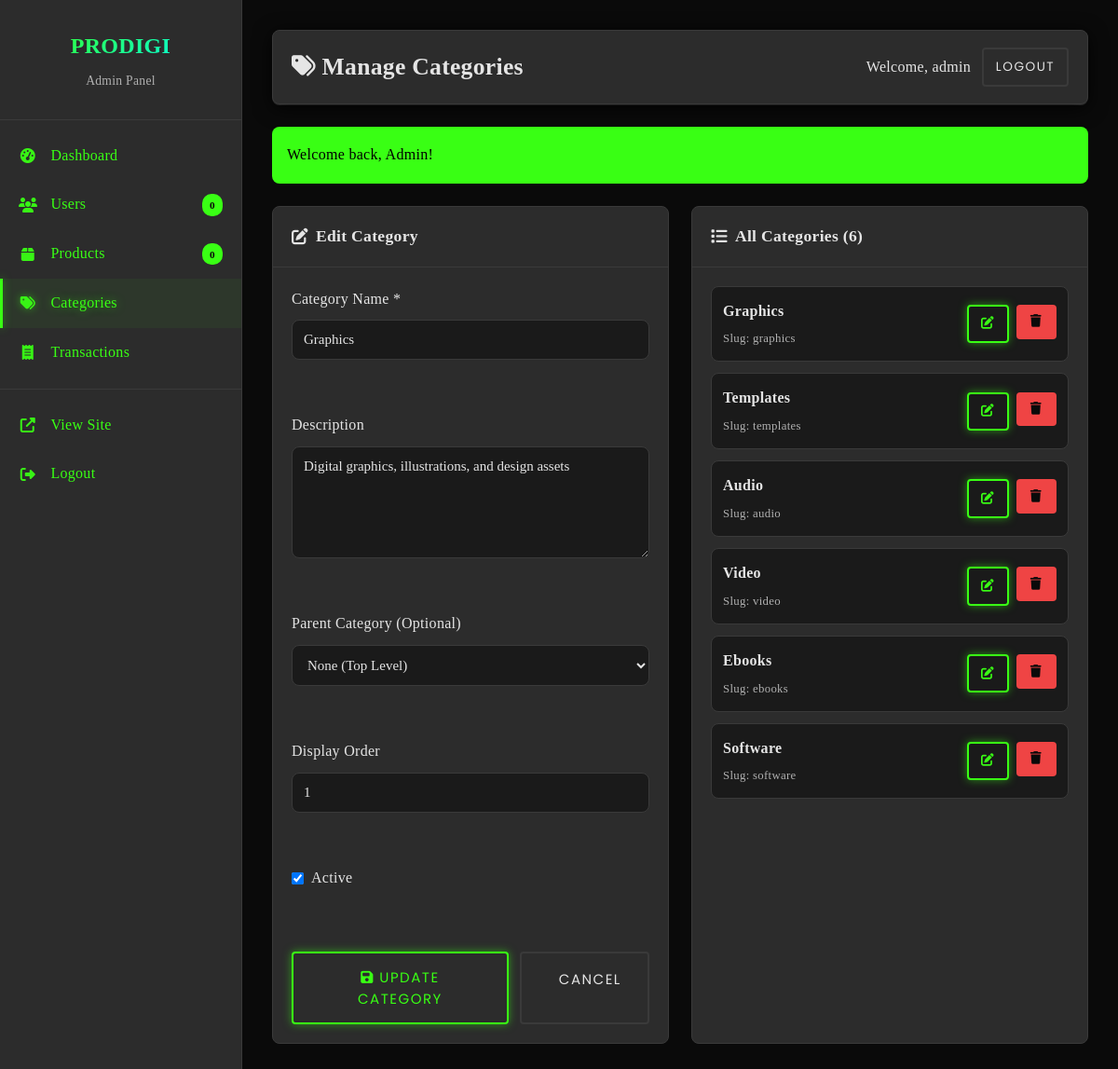
Screenshot of /admin/categories.php?edit=1 (signed in) with the database file from the repository.
### tables this page shows
CREATE TABLE categories (
    category_id INT PRIMARY KEY AUTO_INCREMENT,
    category_name VARCHAR(50) NOT NULL,
    category_slug VARCHAR(50) UNIQUE NOT NULL,
    category_description TEXT,
    category_icon VARCHAR(100),
    parent_category_id INT DEFAULT NULL,
    is_active TINYINT(1) DEFAULT 1,
    display_order INT DEFAULT 0,
    created_at TIMESTAMP DEFAULT CURRENT_TIMESTAMP,
    FOREIGN KEY (parent_category_id) REFERENCES categories(category_id) ON DELETE SET NULL,
    INDEX idx_category_slug (category_slug)
);

### config/config.php (called while the page is built, shortened)
<?php
spl_autoload_register(function ($class_name) {
    $utilsClasses = ['FileUpload', 'Utils', 'Category', 'Review'];
    if (in_array($class_name, $utilsClasses)) {
        $file = CLASSES_PATH . '/Utils.php';
        if (file_exists($file)) {
            return;
        }
    }
});
?>

### classes/Database.php (called while the page is built, shortened)
<?php
class Database {
    private static $instance = null;
    private $connection;
    private $host;
    private $username;
    private $password;
    private $database;
    private $charset;
    private function __construct() {
        $this->host = DB_HOST;
        $this->username = DB_USER;
        $this->password = DB_PASS;
        $this->database = DB_NAME;
        $this->charset = DB_CHARSET;
    }
    public static function getInstance() {
        if (self::$instance === null) {
            self::$instance = new self();
        }
        return self::$instance;
    }
    private function connect() {
        try {
            $dsn = "mysql:host={$this->host};dbname={$this->database};charset={$this->charset}";
            $options = [
                PDO::ATTR_ERRMODE => PDO::ERRMODE_EXCEPTION,
                PDO::ATTR_DEFAULT_FETCH_MODE => PDO::FETCH_ASSOC,
                PDO::ATTR_EMULATE_PREPARES => false,
                PDO::ATTR_PERSISTENT => true
            ];
            $this->connection = new PDO($dsn, $this->username, $this->password, $options);
        } catch (PDOException $e) {
            throw new Exception("Database connection failed: " . $e->getMessage());
        }
    }
    public function query($query, $params = []) {
        try {
            $stmt = $this->connection->prepare($query);
            $stmt->execute($params);
            return $stmt;
        } catch (PDOException $e) {
            throw new Exception("Query execution failed: " . $e->getMessage());
        }
    }
    public function fetchOne($query, $params = []) {
        $stmt = $this->query($query, $params);
        return $stmt->fetch();
    }
    public function fetchAll($query, $params = []) {
        $stmt = $this->query($query, $params);
        return $stmt->fetchAll();
    }
}
?>

### admin/categories.php (the view, shortened to what this page needs)
<?php
require_once __DIR__ . '/../config/config.php';
$category = new Category();
$editCategory = null;
if (isset($_GET['edit'])) {
    $editCategory = $category->getCategoryById($_GET['edit']);
}
$categories = $category->getAllCategories();
?>
<!DOCTYPE html>
<html lang="en">
<head>
    <link rel="stylesheet" href="<?php echo CSS_URL; ?>/dark-neon-theme.css">
    <link rel="stylesheet" href="<?php echo CSS_URL; ?>/admin.css">
    <link rel="stylesheet" href="https://cdnjs.cloudflare.com/ajax/libs/font-awesome/6.4.0/css/all.min.css">
</head>
<body class="admin-body">
    <?php include '../views/admin/sidebar.php'; ?>
    <div class="admin-main">
        <header class="admin-header">
            <h1><i class="fas fa-tags"></i> Manage Categories</h1>
            <div class="admin-user">
                <span>Welcome, <?php echo htmlspecialchars($_SESSION['username']); ?></span>
                <a href="<?php echo APP_URL; ?>/logout.php" class="btn btn-outline btn-sm">Logout</a>
            </div>
        </header>
        <div class="admin-content">
            <div class="dashboard-row">
                <div class="dashboard-card">
                    <div class="card-header">
                        <h2><i class="fas fa-<?php echo $editCategory ? 'edit' : 'plus'; ?>"></i>
                            <?php echo $editCategory ? 'Edit' : 'Add New'; ?> Category
                        </h2>
                    </div>
                    <div class="card-body">
                        <form method="POST" action="" class="form-vertical">
                            <div class="form-group">
                                <label for="category_name">Category Name *</label>
                                <input type="text" id="category_name" name="category_name" required
                                       value="<?php echo htmlspecialchars($editCategory['category_name'] ?? ''); ?>"
                                       class="form-control">
                            </div>
                            <div class="form-group">
                                <label for="category_description">Description</label>
                                <textarea id="category_description" name="category_description" rows="3"
                                          class="form-control"><?php echo htmlspecialchars($editCategory['category_description'] ?? ''); ?></textarea>
                            </div>
                            <div class="form-group">
                                <label for="parent_category_id">Parent Category (Optional)</label>
                                <select id="parent_category_id" name="parent_category_id" class="form-control">
                                    <option value="">None (Top Level)</option>
                                </select>
                            </div>
                            <div class="form-group">
                                <label for="display_order">Display Order</label>
                                <input type="number" id="display_order" name="display_order" min="0"
                                       value="<?php echo $editCategory['display_order'] ?? 0; ?>"
                                       class="form-control">
                            </div>
                            <?php if ($editCategory): ?>
                            <div class="form-group">
                                <label class="checkbox-label">
                                    <input type="checkbox" name="is_active"
                                           <?php echo $editCategory['is_active'] ? 'checked' : ''; ?>>
                                    Active
                                </label>
                            </div>
                            <?php endif; ?>
                            <div class="form-actions">
                                <button type="submit" class="btn btn-primary">
                                    <i class="fas fa-save"></i>
                                    <?php echo $editCategory ? 'Update' : 'Add'; ?> Category
                                </button>
                                <?php if ($editCategory): ?>
                                <a href="categories.php" class="btn btn-outline">Cancel</a>
                                <?php endif; ?>
                            </div>
                        </form>
                    </div>
                </div>
                <div class="dashboard-card">
                    <div class="card-header">
                        <h2><i class="fas fa-list"></i> All Categories (<?php echo count($categories); ?>)</h2>
                    </div>
                    <div class="card-body">
                        <?php if (empty($categories)): ?>
                            <p class="text-muted">No categories found</p>
                        <?php else: ?>
                            <div class="categories-list">
                                <?php foreach ($categories as $cat): ?>
                                <div class="category-item">
                                    <div class="category-info">
                                        <strong><?php echo htmlspecialchars($cat['category_name']); ?></strong>
                                        <small>
                                            Slug: <?php echo htmlspecialchars($cat['category_slug']); ?>
                                        </small>
                                    </div>
                                    <div class="category-actions">
                                        <a href="?edit=<?php echo $cat['category_id']; ?>"
                                           class="btn btn-sm btn-primary">
                                            <i class="fas fa-edit"></i>
                                        </a>
                                        <form method="POST" style="display: inline;">
                                            <button type="submit" class="btn btn-sm btn-danger"
                                                    onclick="return confirm('Delete this category? Products in this category will need reassignment.')">
                                                <i class="fas fa-trash"></i>
                                            </button>
                                        </form>
                                    </div>
                                </div>
                                <?php endforeach; ?>
                            </div>
                        <?php endif; ?>
                    </div>
                </div>
            </div>
        </div>
    </div>
</body>
</html>

### assets/css/dark-neon-theme.css (style rules this page uses)
:root { --neon-green: #39FF14; --neon-green-light: #00FF7F; --neon-glow: rgba(57, 255, 20, 0.5); --bg-primary: #0A0A0A; --bg-secondary: #1A1A1A; --bg-card: #2C2C2C; --bg-hover: #3A3A3A; --text-primary: #E5E5E5; --text-secondary: #B0B0B0; --text-muted: #808080; --border-color: #3A3A3A; --border-neon: var(--neon-green); --shadow-sm: 0 2px 8px rgba(0, 0, 0, 0.5); --shadow-md: 0 4px 16px rgba(0, 0, 0, 0.6); --shadow-lg: 0 8px 24px rgba(0, 0, 0, 0.7); --glow-sm: 0 0 10px var(--neon-glow); --glow-md: 0 0 20px var(--neon-glow); --glow-lg: 0 0 30px var(--neon-glow), 0 0 40px var(--neon-glow); --radius-sm: 4px; --radius-md: 8px; --radius-lg: 12px; --spacing-xs: 0.75rem; --spacing-sm: 1.5rem; --spacing-md: 2.5rem; --spacing-lg: 3.5rem; --spacing-xl: 5rem; --transition: all 0.3s cubic-bezier(0.4, 0, 0.2, 1); --accent-cyan: #00FFFF; --accent-blue: #00A3FF; --accent-purple: #B537FF; --accent-pink: #FF4D94; --accent-amber: #FFC857; --accent-teal: #00E5A8; --accent-cyan-glow: rgba(0, 255, 255, 0.4); --accent-blue-glow: rgba(0, 163, 255, 0.4); --accent-purple-glow: rgba(181, 55, 255, 0.4); --accent-pink-glow: rgba(255, 77, 148, 0.4); --accent-amber-glow: rgba(255, 200, 87, 0.35); --accent-teal-glow: rgba(0, 229, 168, 0.4); }
* { margin: 0; padding: 0; box-sizing: border-box; }
body { font-family: 'Times New Roman', Times, serif; font-size: 16px; line-height: 1.8; color: var(--text-primary); background-color: var(--bg-primary); overflow-x: hidden; font-weight: 300; letter-spacing: 0.3px; }
header { background-color: rgba(10, 10, 10, 0.95); backdrop-filter: blur(10px); box-shadow: 0 4px 20px rgba(0, 0, 0, 0.8), 0 1px 0 var(--border-color); position: sticky; top: 0; z-index: 1000; border-bottom: 1px solid var(--border-color); }
.btn { display: inline-block; padding: 14px 40px; font-size: 15px; font-weight: 400; text-align: center; border-radius: var(--radius-sm); cursor: pointer; transition: var(--transition); border: 2px solid transparent; text-decoration: none; font-family: 'Poppins', sans-serif; text-transform: uppercase; letter-spacing: 1.5px; position: relative; overflow: hidden; }
.btn-primary { background-color: transparent; color: var(--neon-green); border: 2px solid var(--neon-green); box-shadow: var(--glow-sm); }
.btn-outline { background-color: transparent; color: var(--text-primary); border: 2px solid var(--border-color); }
.btn-sm { padding: 8px 24px; font-size: 13px; }
.card-body { padding: var(--spacing-md); }
.form-group { margin-bottom: var(--spacing-md); }
.form-control { width: 100%; padding: 14px 18px; background: var(--bg-card); border: 1px solid var(--border-color); border-radius: var(--radius-sm); color: var(--text-primary); font-family: 'Poppins', sans-serif; font-size: 15px; transition: var(--transition); }
.form-control::placeholder { color: var(--text-muted); }
textarea.form-control { resize: vertical; min-height: 120px; }
select.form-control { cursor: pointer; }

### assets/css/admin.css (style rules this page uses)
.btn.btn-sm { padding: 0.4rem 0.8rem; font-size: 0.85rem; }

### views/admin/sidebar.php (style rules this page uses)
.admin-body { display: flex; min-height: 100vh; background: var(--bg-primary); color: var(--text-primary); }
.admin-main { margin-left: 260px; flex: 1; padding: 2rem; }
.admin-header { display: flex; justify-content: space-between; align-items: center; margin-bottom: 1.5rem; background: var(--bg-card); padding: 1rem 1.25rem; border-radius: var(--radius-md); border: 1px solid var(--border-color); }
.admin-header h1 { font-size: 1.6rem; color: var(--text-primary); }
.admin-user { display: flex; align-items: center; gap: 0.75rem; }
.admin-content { display: flex; flex-direction: column; gap: 1.5rem; }
.dashboard-row { display: grid; grid-template-columns: repeat(auto-fit, minmax(380px, 1fr)); gap: 1.25rem; }
.dashboard-card { background: var(--bg-card); border-radius: var(--radius-md); border: 1px solid var(--border-color); overflow: hidden; }
.card-header { padding: 1rem 1.25rem; border-bottom: 1px solid var(--border-color); display: flex; justify-content: space-between; align-items: center; }
.card-header h2 { font-size: 1.1rem; color: var(--text-primary); display: flex; align-items: center; gap: 0.5rem; }
.card-body { padding: 1.25rem; }
.btn-sm { padding: 0.45rem 0.9rem; font-size: 0.85rem; }
.btn-danger { background: #EF4444; color: #0a0a0a; }

### rows the page displays
categories: category_name "Graphics", category_description "Digital graphics, illustrations, and design assets", display_order "1", is_active "☑", category_slug "graphics"
categories: category_name "Templates", category_slug "templates"
categories: category_name "Audio", category_slug "audio"
categories: category_name "Video", category_slug "video"
categories: category_name "Ebooks", category_slug "ebooks"
categories: category_name "Software", category_slug "software"

### other values shown
$stats['total_users'] "0"
$stats['total_products'] "0"
$_SESSION['username'] "admin"
$message "Welcome back, Admin!"
count($categories) "6"
